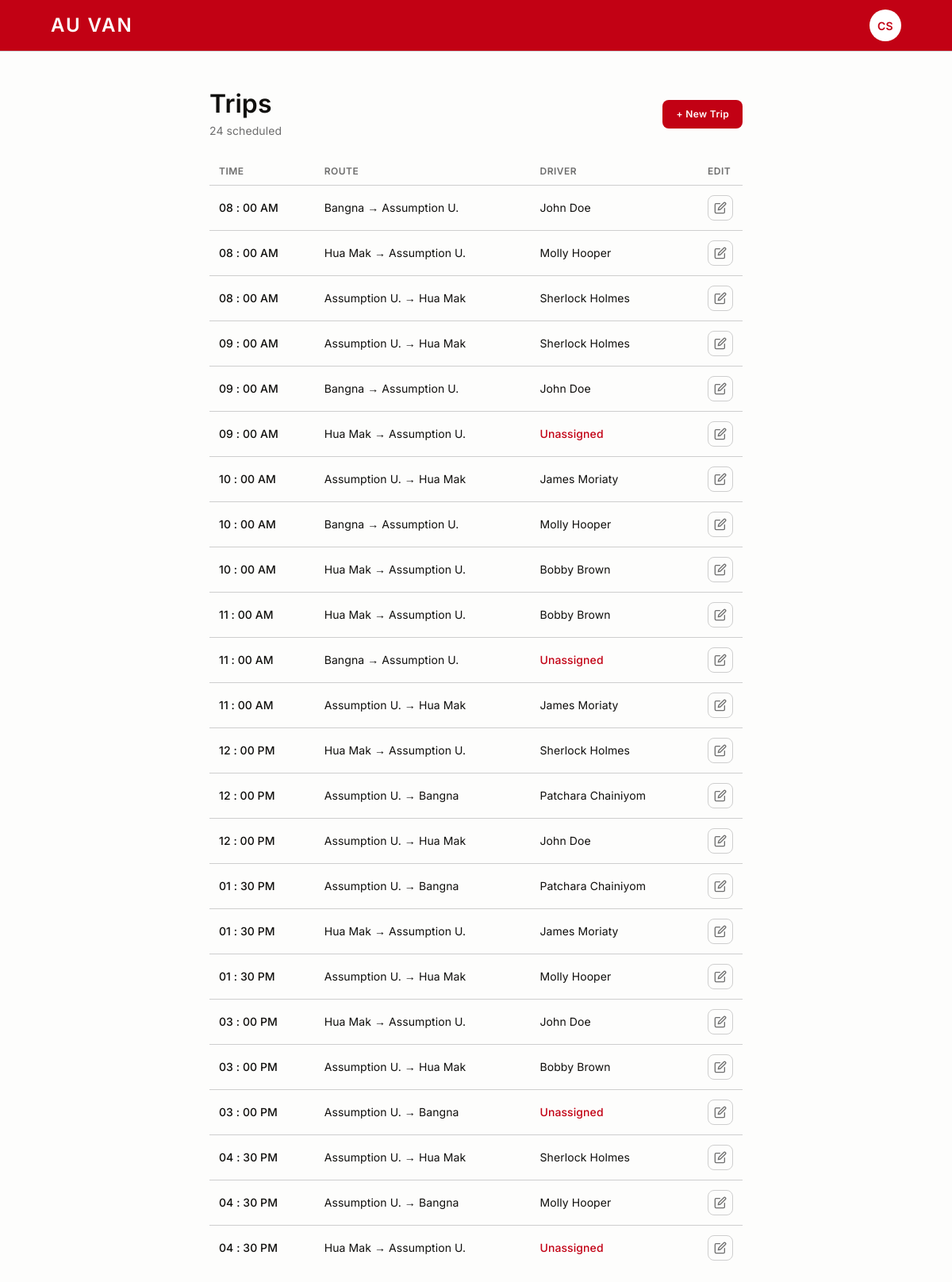
The page /admin-trips.php (signed in) on the database as committed earlier.
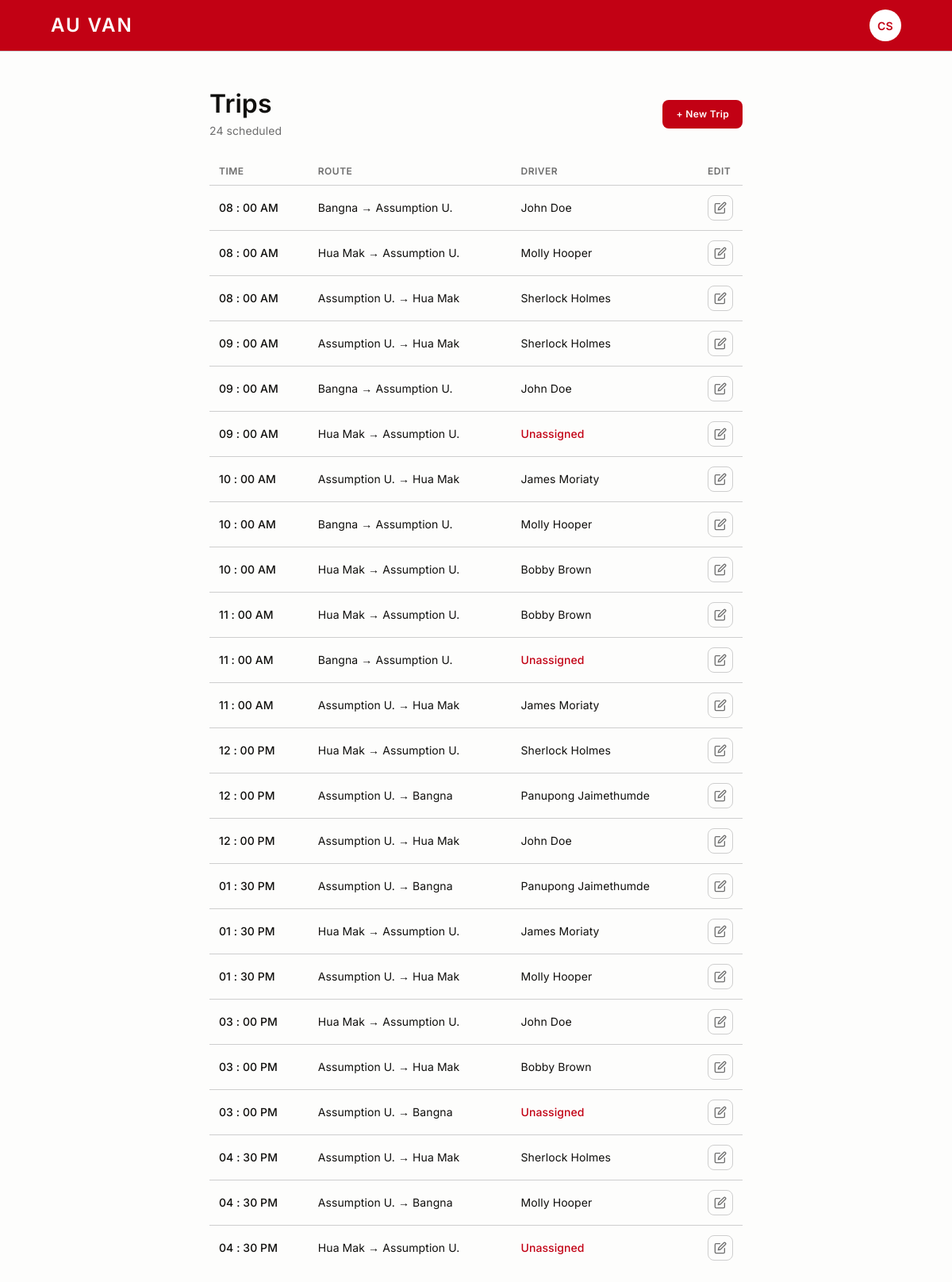
The same page on the database as committed later.
### tables this page shows
CREATE TABLE trips (
    id          INT UNSIGNED NOT NULL AUTO_INCREMENT,
    route_id    INT UNSIGNED NOT NULL,
    van_id      INT UNSIGNED NOT NULL,
    driver_id   INT UNSIGNED NULL,                 
    trip_date   DATE         NOT NULL,
    depart_time TIME         NOT NULL,
    created_at  TIMESTAMP    NOT NULL DEFAULT CURRENT_TIMESTAMP,
    PRIMARY KEY (id),
    KEY idx_trips_when   (trip_date, depart_time), 
    KEY idx_trips_driver (driver_id),
    CONSTRAINT fk_trips_route  FOREIGN KEY (route_id)  REFERENCES routes (id) ON DELETE RESTRICT,
    CONSTRAINT fk_trips_van    FOREIGN KEY (van_id)    REFERENCES vans   (id) ON DELETE RESTRICT,
    CONSTRAINT fk_trips_driver FOREIGN KEY (driver_id) REFERENCES users  (id) ON DELETE SET NULL
);

CREATE TABLE users (
    id            INT UNSIGNED NOT NULL AUTO_INCREMENT,
    name          VARCHAR(100) NOT NULL,
    phone         VARCHAR(20)  NOT NULL,
    password_hash VARCHAR(255) NOT NULL,           
    role          ENUM('passenger','driver','admin') NOT NULL DEFAULT 'passenger',
    created_at    TIMESTAMP    NOT NULL DEFAULT CURRENT_TIMESTAMP,
    PRIMARY KEY (id),
    UNIQUE KEY uq_users_phone (phone)              
);

### includes/auth.php (called while the page is built, shortened)
<?php
require_once __DIR__ . '/db.php';
function current_user(): array
{
    return [
        'id'   => (int) $_SESSION['user_id'],
        'name' => $_SESSION['user_name'],
        'role' => $_SESSION['user_role'],
    ];
}
function require_role(string ...$roles): array
{
    $user = current_user();
    return $user;
}

### includes/today.php (called while the page is built, shortened)
<?php
function today_iso(): string
{
    return '2026-05-10';
}

### includes/db.php (called while the page is built, shortened)
<?php
function db(): mysqli
{
    static $conn = null;
    if ($conn instanceof mysqli) {
        return $conn;
    }
    $conn = new mysqli(DB_HOST, DB_USER, DB_PASS, DB_NAME, DB_PORT);
    $conn->set_charset('utf8mb4');
    return $conn;
}

### includes/admin-today.php (called while the page is built, shortened)
<?php
require_once __DIR__ . '/db.php';
require_once __DIR__ . '/today.php';
function get_admin_trips(?string $date = null): array
{
    $date ??= today_iso();
    $stmt = db()->prepare("
        SELECT
            t.id,
            t.route_id,
            t.driver_id,
            u.name AS driver_name,
            DATE_FORMAT(t.depart_time, '%h : %i %p') AS time,
            t.depart_time AS raw_time
        FROM trips t
        LEFT JOIN users u ON u.id = t.driver_id
        WHERE t.trip_date = ?
        ORDER BY t.depart_time
    ");
    $stmt->bind_param('s', $date);
    $stmt->execute();
    $result = $stmt->get_result();
    $trips = [];
    while ($row = $result->fetch_assoc()) {
        $trips[] = [
            'id'        => (int) $row['id'],
            'route_id'  => (int) $row['route_id'],
            'driver_id' => $row['driver_id'] !== null ? (int) $row['driver_id'] : null,
            'driver'    => $row['driver_name'],
            'time'      => $row['time'],
            'raw_time'  => $row['raw_time'],
        ];
    }
    return $trips;
}

### includes/routes.php (called while the page is built, shortened)
<?php
require_once __DIR__ . '/db.php';
function get_routes(): array
{
    static $routes = null;
    if ($routes !== null) {
        return $routes;
    }
    $sql = "
        SELECT
            r.id,
            r.name,
            r.fare,
            (SELECT s.name FROM route_stops rs JOIN stops s ON s.id = rs.stop_id
               WHERE rs.route_id = r.id ORDER BY rs.seq ASC  LIMIT 1) AS `from`,
            (SELECT s.name FROM route_stops rs JOIN stops s ON s.id = rs.stop_id
               WHERE rs.route_id = r.id ORDER BY rs.seq DESC LIMIT 1) AS `to`
        FROM routes r
        ORDER BY r.id
    ";
    $routes = [];
    $result = db()->query($sql);
    while ($row = $result->fetch_assoc()) {
        $routes[(int) $row['id']] = [
            'name' => $row['name'],
            'from' => $row['from'],
            'to'   => $row['to'],
            'fare' => (int) $row['fare'],
        ];
    }
    return $routes;
}
function find_route(int $id): ?array
{
    return get_routes()[$id] ?? null;
}

### public/admin-trips.php (the view, shortened to what this page needs)
<?php
  require_once '../includes/routes.php';
  require_once '../includes/admin-today.php';
  require_once '../includes/auth.php';
  $user = require_role('admin');
  $routes = get_routes();
  $trips = get_admin_trips();
  $user_role  = 'admin';
  $user_name  = $user['name'];
  include '../includes/header.php';
?>
  <main class="page">
    <div class="container">
      <div class="trips-admin">
        <div class="trips-admin-head">
          <div>
            <h2>Trips</h2>
            <p class="trips-admin-count"><?= count($trips) ?> scheduled</p>
          </div>
          <a class="btn btn-primary btn-sm" href="admin-trips.php?new=1">+ New Trip</a>
        </div>
        <table class="data-table">
          <thead>
            <tr><th>Time</th><th>Route</th><th>Driver</th><th class="data-edit-col">Edit</th></tr>
          </thead>
          <tbody>
            <?php foreach ($trips as $t):
              $route = find_route($t['route_id']);
            ?>
              <tr>
                <td class="data-strong"><?= htmlspecialchars($t['time']) ?></td>
                <td><?= htmlspecialchars($route['from'] ?? '') ?> &rarr; <?= htmlspecialchars($route['to'] ?? '') ?></td>
                <td>
                  <?php if ($t['driver'] !== null): ?>
                    <?= htmlspecialchars($t['driver']) ?>
                  <?php else: ?>
                    <span class="trip-unassigned">Unassigned</span>
                  <?php endif; ?>
                </td>
                <td class="data-edit-col">
                  <a class="data-edit" href="admin-trips.php?assign=<?= (int) $t['id'] ?>" aria-label="Assign driver">
                    <svg viewBox="0 0 24 24" fill="none" stroke="currentColor" stroke-width="2"
                         stroke-linecap="round" stroke-linejoin="round" focusable="false">
                      <path d="M11 4H4a2 2 0 0 0-2 2v14a2 2 0 0 0 2 2h14a2 2 0 0 0 2-2v-7"></path>
                      <path d="M18.5 2.5a2.12 2.12 0 0 1 3 3L12 15l-4 1 1-4Z"></path>
                    </svg>
                  </a>
                </td>
              </tr>
            <?php endforeach; ?>
          </tbody>
        </table>
      </div>
    </div>
  </main>
<?php include '../includes/footer.php'; ?>

### includes/header.php (shortened to what this page needs)
<!DOCTYPE html>
<html lang="en">
<head>
  <link rel="stylesheet" href="css/style.css">
</head>
<body>
  <?php include __DIR__ . '/navbar.php'; ?>

### includes/navbar.php
<?php
  $user_role = $user_role ?? 'guest';
  $user_name = $user_name ?? '';
  $initials = '';
  foreach (preg_split('/\s+/', trim($user_name), -1, PREG_SPLIT_NO_EMPTY) as $part) {
      $initials .= mb_strtoupper(mb_substr($part, 0, 1));
  }
  $initials = mb_substr($initials, 0, 2);
  $profile_pages = [
      'passenger' => 'profile.php',
      'driver'    => 'driver-profile.php',
      'admin'     => 'admin-profile.php',
  ];
  $profile_page = $profile_pages[$user_role] ?? 'profile.php';
?>
<nav class="navbar" aria-label="Main">
  <div class="navbar-inner">
    <a href="index.php" class="logo">AU VAN</a>
    <?php if ($user_role !== 'guest'): ?>
      <a href="<?= htmlspecialchars($profile_page) ?>" class="avatar"
         aria-label="<?= htmlspecialchars($user_name) ?> — profile">
        <?= htmlspecialchars($initials) ?>
      </a>
    <?php endif; ?>
  </div>
</nav>

### includes/footer.php
</body>
</html>

Rows that differ between the two databases and show on the page:
changed through a linked row, trips (number 14 of 24 on the later page): driver.name "Patchara Chainiyom" → "Panupong Jaimethumde"
changed through a linked row, trips (number 16 of 24 on the later page): driver.name "Patchara Chainiyom" → "Panupong Jaimethumde"
